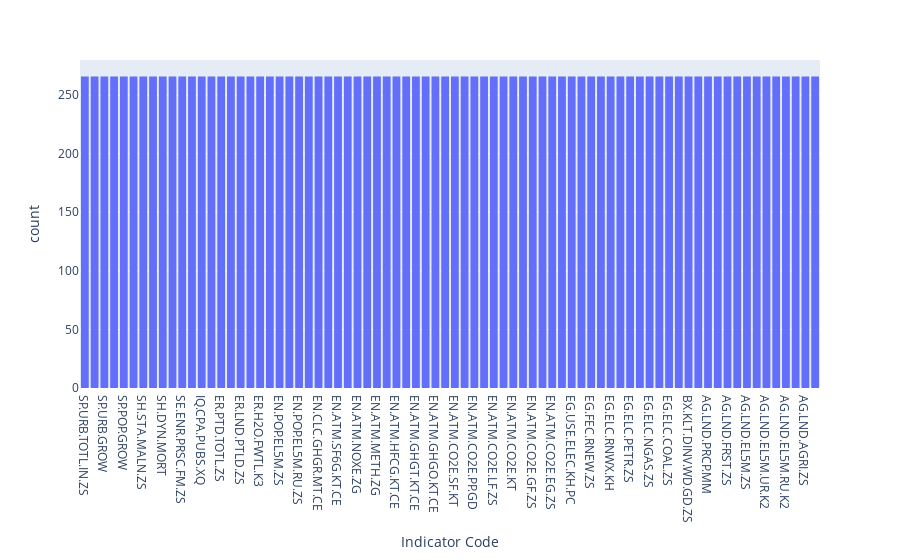

The notebook cell this image was saved under:
### Code cell
px.histogram(df, x="Indicator Code")

### Figure 1 — Plotly figure (JSON) as saved in the notebook; plotly's stock layout.template omitted (floating-point values rounded to 4 significant figures; data arrays with more than 128 entries replaced by an {"elided": "..."} marker saying what was removed)
{"data": [{"alignmentgroup": "True", "bingroup": "x", "hovertemplate": "Indicator Code=%{x}<br>count=%{y}<extra></extra>", "legendgroup": "", "marker": {"color": "#636efa", "pattern": {"shape": ""}}, "name": "", "offsetgroup": "", "orientation": "v", "showlegend": false, "type": "histogram", "x": {"elided": "20216 str values"}, "xaxis": "x", "yaxis": "y"}], "layout": {"barmode": "relative", "legend": {"tracegroupgap": 0}, "margin": {"t": 60}, "xaxis": {"anchor": "y", "domain": [0, 1], "title": {"text": "Indicator Code"}}, "yaxis": {"anchor": "x", "domain": [0, 1], "title": {"text": "count"}}}}
